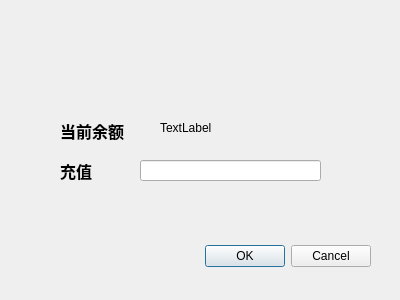
<?xml version="1.0" encoding="UTF-8"?>
<ui version="4.0">
 <class>BalanceDialog</class>
 <widget class="QDialog" name="BalanceDialog">
  <property name="geometry">
   <rect>
    <x>0</x>
    <y>0</y>
    <width>400</width>
    <height>300</height>
   </rect>
  </property>
  <property name="windowTitle">
   <string>Dialog</string>
  </property>
  <widget class="QDialogButtonBox" name="buttonBox">
   <property name="geometry">
    <rect>
     <x>30</x>
     <y>240</y>
     <width>341</width>
     <height>32</height>
    </rect>
   </property>
   <property name="orientation">
    <enum>Qt::Horizontal</enum>
   </property>
   <property name="standardButtons">
    <set>QDialogButtonBox::Cancel|QDialogButtonBox::Ok</set>
   </property>
  </widget>
  <widget class="QLineEdit" name="lineEdit">
   <property name="geometry">
    <rect>
     <x>140</x>
     <y>160</y>
     <width>181</width>
     <height>21</height>
    </rect>
   </property>
  </widget>
  <widget class="QLabel" name="label_2">
   <property name="geometry">
    <rect>
     <x>60</x>
     <y>160</y>
     <width>81</width>
     <height>21</height>
    </rect>
   </property>
   <property name="font">
    <font>
     <family>Agency FB</family>
     <pointsize>12</pointsize>
     <weight>75</weight>
     <bold>true</bold>
    </font>
   </property>
   <property name="text">
    <string>充值</string>
   </property>
  </widget>
  <widget class="QLabel" name="balencelabel">
   <property name="geometry">
    <rect>
     <x>160</x>
     <y>120</y>
     <width>72</width>
     <height>15</height>
    </rect>
   </property>
   <property name="text">
    <string>TextLabel</string>
   </property>
  </widget>
  <widget class="QLabel" name="label">
   <property name="geometry">
    <rect>
     <x>60</x>
     <y>120</y>
     <width>101</width>
     <height>21</height>
    </rect>
   </property>
   <property name="font">
    <font>
     <family>Agency FB</family>
     <pointsize>12</pointsize>
     <weight>75</weight>
     <bold>true</bold>
    </font>
   </property>
   <property name="text">
    <string>当前余额</string>
   </property>
  </widget>
 </widget>
 <resources/>
 <connections>
  <connection>
   <sender>buttonBox</sender>
   <signal>accepted()</signal>
   <receiver>BalanceDialog</receiver>
   <slot>accept()</slot>
   <hints>
    <hint type="sourcelabel">
     <x>248</x>
     <y>254</y>
    </hint>
    <hint type="destinationlabel">
     <x>157</x>
     <y>274</y>
    </hint>
   </hints>
  </connection>
  <connection>
   <sender>buttonBox</sender>
   <signal>rejected()</signal>
   <receiver>BalanceDialog</receiver>
   <slot>reject()</slot>
   <hints>
    <hint type="sourcelabel">
     <x>316</x>
     <y>260</y>
    </hint>
    <hint type="destinationlabel">
     <x>286</x>
     <y>274</y>
    </hint>
   </hints>
  </connection>
 </connections>
</ui>
